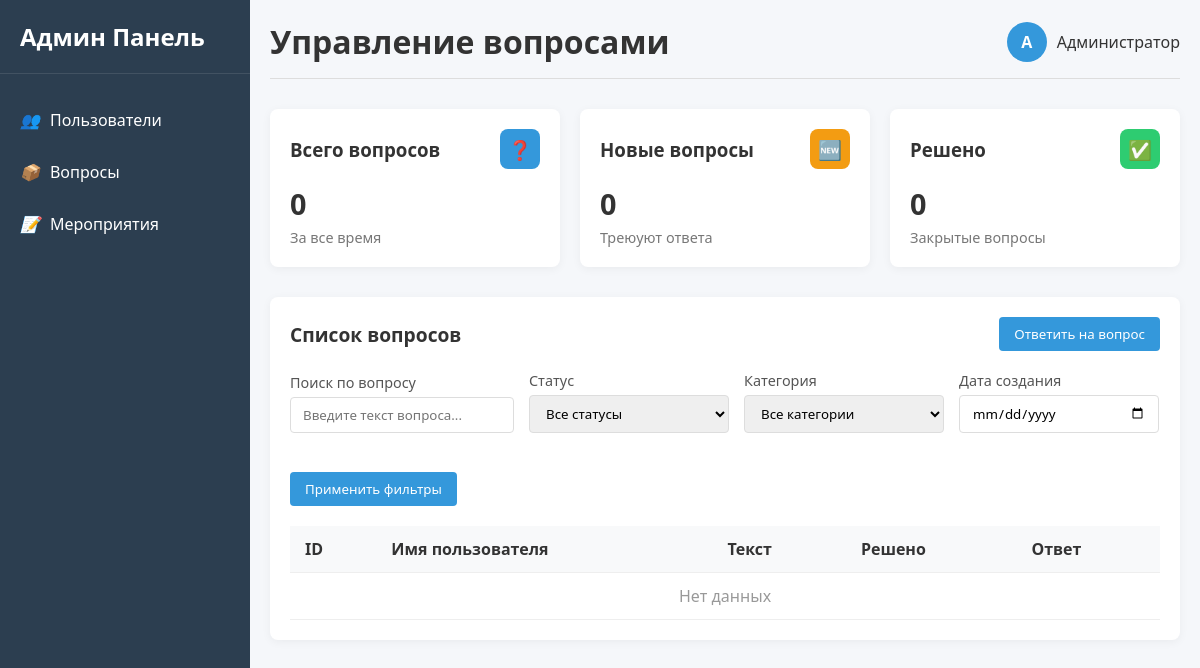
Page /about/ on the earlier database version.
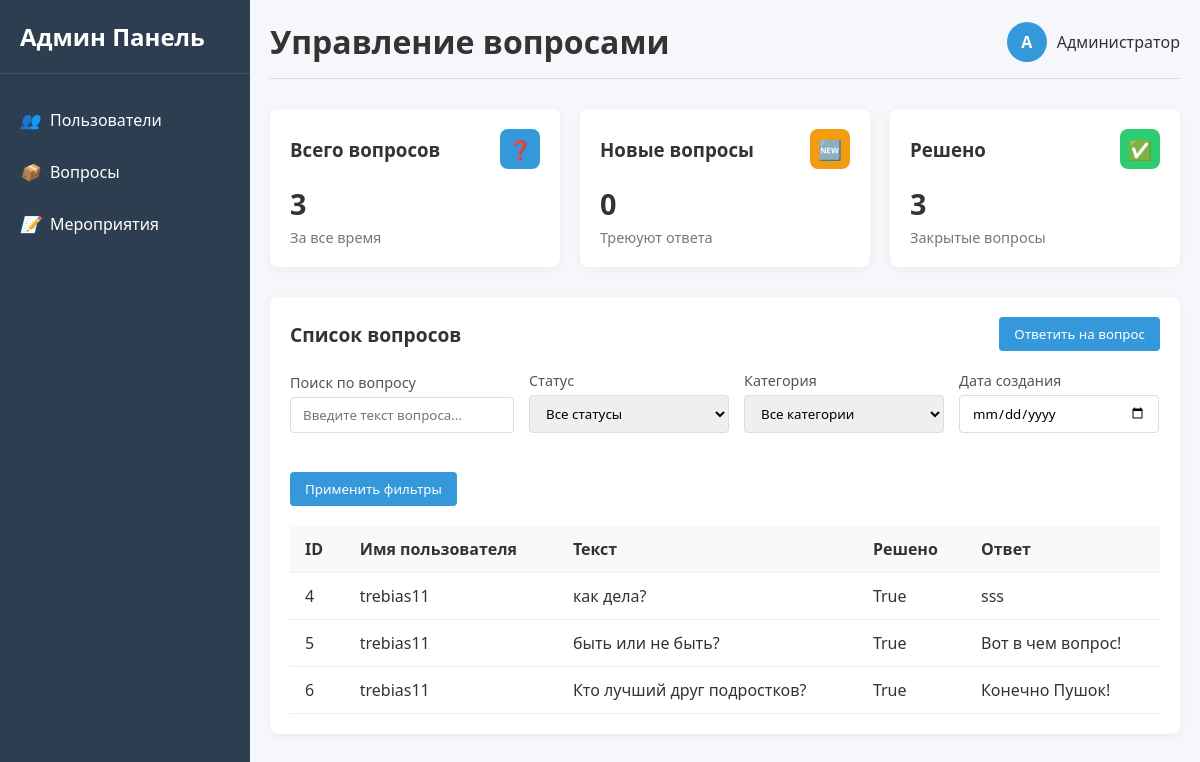
Same page on the later database version.
### myapp/models.py (models this page shows)
class User(models.Model):
    tg = models.IntegerField(verbose_name="Telegram ID")  # Поле для хранения Chat Id
    UserName = models.CharField(max_length=200, default='unknown')
    Name = models.CharField(max_length=255, verbose_name="Имя")  # Текстовое поле (аналог TEXT)
    DayAdviceSubscriber = models.BooleanField(default=False)
    EventsSubscriber = models.BooleanField(default=False)

class Question(models.Model):
    from_user = models.ForeignKey(User, on_delete=models.CASCADE, related_name='questions')
    text = models.TextField()
    solved = models.BooleanField(default=False)
    answer = models.TextField(default='')

### myapp/views.py (the view)
# urls.py: path('about/', views.questions, name='questions'),
def questions(request):
    q = get_all_questions()
    q2 = list_unsolved_questions()
    qdata = question_info()
    return render(request, 'questions.html', {'questions': q, "unsolved_questions": q2, 'qdata': qdata})

### myapp/views.py (called while the page is built)
def question_info():
    data = {"qall": len(Question.objects.all()),
             'qnew': len(Question.objects.filter(solved=False)),
             'qsolved': len(Question.objects.filter(solved=True)) }
    return data

def get_all_questions():
    questions = Question.objects.select_related('from_user').all()
    data = [
        {
            "id": q.id,
            "username": q.from_user.UserName,
            "text": q.text,
            "solved": q.solved,
            "answer": q.answer,
        }
        for q in questions
    ]
    return data

def list_unsolved_questions():
    unsolved = Question.objects.select_related('from_user').filter(solved=False)
    data = [
        {
            "id": q.id,
            "username": q.from_user.UserName,
            "text": q.text,
            "solved": q.solved,
        }
        for q in unsolved
    ]
    return data

### myapp/templates/questions.html (shortened to what the changed rows need)
<!DOCTYPE html>
<html lang="ru">
<head>
</head>
<body>
    <div class="container">
        <div class="sidebar">
            <div class="sidebar-header">
                <h2>Админ Панель</h2>
            </div>
        </div>
        <div class="main-content">
            <div class="header">
                <h1>Управление вопросами</h1>
            </div>
            <div class="stats-cards">
                <div class="stat-card">
                    <div class="stat-card-header">
                        <h3>Всего вопросов</h3>
                        <div class="stat-card-icon bg-primary">❓</div>
                    </div>
                    <div class="stat-card-value">{{ qdata.qall }}</div>
                    <div class="stat-card-label">За все время</div>
                </div>
                <div class="stat-card">
                    <div class="stat-card-header">
                        <h3>Решено</h3>
                        <div class="stat-card-icon bg-success">✅</div>
                    </div>
                    <div class="stat-card-value"> {{ qdata.qsolved }}</div>
                    <div class="stat-card-label">Закрытые вопросы</div>
                </div>
            </div>
            <div class="data-section">
                <div class="section-header">
                    <h2 class="section-title">Список вопросов</h2>
                </div>
                <table class="data-table">
                    <thead>
                        <tr>
                            <th>ID</th>
                            <th>Имя пользователя</th>
                            <th>Текст</th>
                            <th>Решено</th>
                            <th>Ответ</th>
                        </tr>
                    </thead>
                    <tbody>
                        {% if questions %}
                            {% for q in questions %}
                                <tr>
                                    <td>{{ q.id }}</td>
                                    <td>{{ q.username }}</td>
                                    <td>{{ q.text }}</td>
                                    <td>{{ q.solved }}</td>
                                    <td>{{ q.answer }}</td>
                                </tr>
                            {% endfor %}
                        {% else %}
                            <tr>
                                <td colspan="5" style="text-align: center; color: #999;">Нет данных</td>
                            </tr>
                        {% endif %}
                    </tbody>
                </table>
            </div>
        </div>
    </div>
</body>
</html>

Differences in the rows shown:
added User: username "trebias11" "trebias11" "trebias11"
added Question: text "как дела?", answer "sss"
added Question: text "быть или не быть?", answer "Вот в чем вопрос!"
added Question: text "Кто лучший друг подростков?", answer "Конечно Пушок!"
Other differences:
{{ qdata.qall }}: "0" → "3"
{{ qdata.qsolved }}: "0" → "3"
new list line: "4 True"
new list line: "5 True"
new list line: "6 True"
text no longer shown: "Нет данных"
